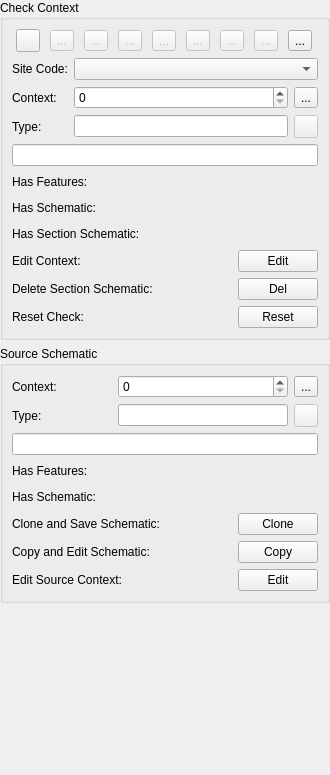
<?xml version="1.0" encoding="UTF-8"?>
<ui version="4.0">
 <class>SchematicWidget</class>
 <widget class="QWidget" name="SchematicWidget">
  <property name="geometry">
   <rect>
    <x>0</x>
    <y>0</y>
    <width>330</width>
    <height>775</height>
   </rect>
  </property>
  <property name="windowTitle">
   <string>Form</string>
  </property>
  <layout class="QGridLayout" name="gridLayout">
   <property name="margin">
    <number>0</number>
   </property>
   <item row="2" column="0">
    <spacer name="verticalSpacer">
     <property name="orientation">
      <enum>Qt::Vertical</enum>
     </property>
     <property name="sizeHint" stdset="0">
      <size>
       <width>14</width>
       <height>17</height>
      </size>
     </property>
    </spacer>
   </item>
   <item row="0" column="0">
    <widget class="QGroupBox" name="checkGroup">
     <property name="title">
      <string>Check Context</string>
     </property>
     <layout class="QGridLayout" name="gridLayout_4">
      <item row="4" column="0">
       <layout class="QGridLayout" name="gridLayout_5">
        <item row="2" column="1">
         <spacer name="schematicSpacer">
          <property name="orientation">
           <enum>Qt::Horizontal</enum>
          </property>
          <property name="sizeHint" stdset="0">
           <size>
            <width>40</width>
            <height>20</height>
           </size>
          </property>
         </spacer>
        </item>
        <item row="2" column="2">
         <widget class="QLabel" name="schematicStatusLabel">
          <property name="text">
           <string/>
          </property>
          <property name="pixmap">
           <pixmap resource="resources.qrc">:/plugins/ark/plan/statusUnknown.png</pixmap>
          </property>
         </widget>
        </item>
        <item row="1" column="1">
         <spacer name="featureDataSpacer">
          <property name="orientation">
           <enum>Qt::Horizontal</enum>
          </property>
          <property name="sizeHint" stdset="0">
           <size>
            <width>40</width>
            <height>20</height>
           </size>
          </property>
         </spacer>
        </item>
        <item row="3" column="1">
         <spacer name="sectionSchematicSpacer">
          <property name="orientation">
           <enum>Qt::Horizontal</enum>
          </property>
          <property name="sizeHint" stdset="0">
           <size>
            <width>40</width>
            <height>20</height>
           </size>
          </property>
         </spacer>
        </item>
        <item row="1" column="2">
         <widget class="QLabel" name="featureDataStatusLabel">
          <property name="text">
           <string/>
          </property>
          <property name="pixmap">
           <pixmap resource="resources.qrc">:/plugins/ark/plan/statusUnknown.png</pixmap>
          </property>
         </widget>
        </item>
        <item row="2" column="0">
         <widget class="QLabel" name="schematicLabel">
          <property name="text">
           <string>Has Schematic:</string>
          </property>
         </widget>
        </item>
        <item row="1" column="0">
         <widget class="QLabel" name="featureDataLabel">
          <property name="text">
           <string>Has Features:</string>
          </property>
         </widget>
        </item>
        <item row="3" column="2">
         <widget class="QLabel" name="sectionSchematicStatusLabel">
          <property name="text">
           <string/>
          </property>
          <property name="pixmap">
           <pixmap resource="resources.qrc">:/plugins/ark/plan/statusUnknown.png</pixmap>
          </property>
         </widget>
        </item>
        <item row="3" column="0">
         <widget class="QLabel" name="sectionSchematicLabel">
          <property name="text">
           <string>Has Section Schematic:</string>
          </property>
         </widget>
        </item>
       </layout>
      </item>
      <item row="5" column="0">
       <layout class="QGridLayout" name="gridLayout_6">
        <item row="2" column="0">
         <widget class="QLabel" name="resetLabel">
          <property name="text">
           <string>Reset Check:</string>
          </property>
         </widget>
        </item>
        <item row="0" column="0">
         <widget class="QLabel" name="editContexLabel">
          <property name="text">
           <string>Edit Context:</string>
          </property>
          <property name="buddy">
           <cstring>editContextButton</cstring>
          </property>
         </widget>
        </item>
        <item row="1" column="0">
         <widget class="QLabel" name="deleteSectionLabel">
          <property name="text">
           <string>Delete Section Schematic:</string>
          </property>
         </widget>
        </item>
        <item row="1" column="2">
         <widget class="QPushButton" name="deleteSectionButton">
          <property name="text">
           <string>Del</string>
          </property>
         </widget>
        </item>
        <item row="1" column="1">
         <spacer name="horizontalSpacer">
          <property name="orientation">
           <enum>Qt::Horizontal</enum>
          </property>
          <property name="sizeHint" stdset="0">
           <size>
            <width>40</width>
            <height>20</height>
           </size>
          </property>
         </spacer>
        </item>
        <item row="0" column="1">
         <spacer name="editContextSpacer">
          <property name="orientation">
           <enum>Qt::Horizontal</enum>
          </property>
          <property name="sizeHint" stdset="0">
           <size>
            <width>40</width>
            <height>20</height>
           </size>
          </property>
         </spacer>
        </item>
        <item row="0" column="2">
         <widget class="QPushButton" name="editContextButton">
          <property name="text">
           <string>Edit</string>
          </property>
         </widget>
        </item>
        <item row="2" column="1">
         <spacer name="resetSpacer">
          <property name="orientation">
           <enum>Qt::Horizontal</enum>
          </property>
          <property name="sizeHint" stdset="0">
           <size>
            <width>40</width>
            <height>20</height>
           </size>
          </property>
         </spacer>
        </item>
        <item row="2" column="2">
         <widget class="QPushButton" name="resetButton">
          <property name="text">
           <string>Reset</string>
          </property>
         </widget>
        </item>
       </layout>
      </item>
      <item row="1" column="0">
       <layout class="QGridLayout" name="gridLayout_2">
        <item row="1" column="2">
         <layout class="QHBoxLayout" name="horizontalLayout_2">
          <item>
           <widget class="QSpinBox" name="contextSpin">
            <property name="toolTip">
             <string>&lt;html&gt;&lt;head/&gt;&lt;body&gt;&lt;p&gt;Enter Context to find&lt;/p&gt;&lt;/body&gt;&lt;/html&gt;</string>
            </property>
            <property name="maximum">
             <number>99999</number>
            </property>
           </widget>
          </item>
          <item>
           <widget class="QToolButton" name="findContextTool">
            <property name="toolTip">
             <string>&lt;html&gt;&lt;head/&gt;&lt;body&gt;&lt;p&gt;Pan to Context&lt;/p&gt;&lt;/body&gt;&lt;/html&gt;</string>
            </property>
            <property name="text">
             <string>...</string>
            </property>
            <property name="icon">
             <iconset resource="resources.qrc">
              <normaloff>:/plugins/ark/plan/search.svg</normaloff>:/plugins/ark/plan/search.svg</iconset>
            </property>
           </widget>
          </item>
         </layout>
        </item>
        <item row="0" column="0" colspan="2">
         <widget class="QLabel" name="siteCodeLabel">
          <property name="text">
           <string>Site Code:</string>
          </property>
          <property name="buddy">
           <cstring>siteCodeCombo</cstring>
          </property>
         </widget>
        </item>
        <item row="0" column="2">
         <widget class="QComboBox" name="siteCodeCombo"/>
        </item>
        <item row="3" column="0" colspan="3">
         <widget class="QLineEdit" name="contextDescriptionEdit">
          <property name="readOnly">
           <bool>true</bool>
          </property>
         </widget>
        </item>
        <item row="2" column="0" colspan="2">
         <widget class="QLabel" name="arkDataLabel">
          <property name="text">
           <string>Type:</string>
          </property>
         </widget>
        </item>
        <item row="1" column="0" colspan="2">
         <widget class="QLabel" name="contextLabel">
          <property name="text">
           <string>Context:</string>
          </property>
         </widget>
        </item>
        <item row="2" column="2">
         <layout class="QHBoxLayout" name="horizontalLayout_4">
          <item>
           <widget class="QLineEdit" name="contextTypeEdit">
            <property name="frame">
             <bool>true</bool>
            </property>
            <property name="readOnly">
             <bool>true</bool>
            </property>
           </widget>
          </item>
          <item>
           <widget class="QToolButton" name="openContextTool">
            <property name="enabled">
             <bool>false</bool>
            </property>
            <property name="text">
             <string/>
            </property>
            <property name="icon">
             <iconset resource="resources.qrc">
              <normaloff>:/plugins/ark/data/openData.svg</normaloff>:/plugins/ark/data/openData.svg</iconset>
            </property>
           </widget>
          </item>
         </layout>
        </item>
       </layout>
      </item>
      <item row="0" column="0">
       <layout class="QHBoxLayout" name="horizontalLayout_3">
        <item>
         <widget class="QToolButton" name="loadArkTool">
          <property name="enabled">
           <bool>true</bool>
          </property>
          <property name="text">
           <string/>
          </property>
          <property name="icon">
           <iconset resource="resources.qrc">
            <normaloff>:/plugins/ark/data/loadData.svg</normaloff>:/plugins/ark/data/loadData.svg</iconset>
          </property>
         </widget>
        </item>
        <item>
         <widget class="QToolButton" name="firstContextTool">
          <property name="enabled">
           <bool>false</bool>
          </property>
          <property name="toolTip">
           <string>Go First Context</string>
          </property>
          <property name="text">
           <string>...</string>
          </property>
          <property name="icon">
           <iconset resource="resources.qrc">
            <normaloff>:/plugins/ark/data/goFirstItem.svg</normaloff>:/plugins/ark/data/goFirstItem.svg</iconset>
          </property>
         </widget>
        </item>
        <item>
         <widget class="QToolButton" name="prevMissingTool">
          <property name="enabled">
           <bool>false</bool>
          </property>
          <property name="toolTip">
           <string>Go Previous Missing Schematic</string>
          </property>
          <property name="text">
           <string>...</string>
          </property>
          <property name="icon">
           <iconset resource="resources.qrc">
            <normaloff>:/plugins/ark/data/goPrevMissing.svg</normaloff>:/plugins/ark/data/goPrevMissing.svg</iconset>
          </property>
         </widget>
        </item>
        <item>
         <widget class="QToolButton" name="prevContextTool">
          <property name="enabled">
           <bool>false</bool>
          </property>
          <property name="toolTip">
           <string>Go Previous Context</string>
          </property>
          <property name="text">
           <string>...</string>
          </property>
          <property name="icon">
           <iconset resource="resources.qrc">
            <normaloff>:/plugins/ark/data/goPrevItem.svg</normaloff>:/plugins/ark/data/goPrevItem.svg</iconset>
          </property>
         </widget>
        </item>
        <item>
         <widget class="QToolButton" name="nextContextTool">
          <property name="enabled">
           <bool>false</bool>
          </property>
          <property name="toolTip">
           <string>Go Next Context</string>
          </property>
          <property name="text">
           <string>...</string>
          </property>
          <property name="icon">
           <iconset resource="resources.qrc">
            <normaloff>:/plugins/ark/data/goNextItem.svg</normaloff>:/plugins/ark/data/goNextItem.svg</iconset>
          </property>
         </widget>
        </item>
        <item>
         <widget class="QToolButton" name="nextMissingTool">
          <property name="enabled">
           <bool>false</bool>
          </property>
          <property name="toolTip">
           <string>Go Next Missing Schematic</string>
          </property>
          <property name="text">
           <string>...</string>
          </property>
          <property name="icon">
           <iconset resource="resources.qrc">
            <normaloff>:/plugins/ark/data/goNextMissing.svg</normaloff>:/plugins/ark/data/goNextMissing.svg</iconset>
          </property>
         </widget>
        </item>
        <item>
         <widget class="QToolButton" name="lastContextTool">
          <property name="enabled">
           <bool>false</bool>
          </property>
          <property name="toolTip">
           <string>Go Last Context</string>
          </property>
          <property name="text">
           <string>...</string>
          </property>
          <property name="icon">
           <iconset resource="resources.qrc">
            <normaloff>:/plugins/ark/data/goLastItem.svg</normaloff>:/plugins/ark/data/goLastItem.svg</iconset>
          </property>
         </widget>
        </item>
        <item>
         <widget class="QToolButton" name="schematicReportTool">
          <property name="enabled">
           <bool>false</bool>
          </property>
          <property name="text">
           <string>...</string>
          </property>
          <property name="icon">
           <iconset resource="resources.qrc">
            <normaloff>:/plugins/ark/plan/schematicReport.svg</normaloff>:/plugins/ark/plan/schematicReport.svg</iconset>
          </property>
         </widget>
        </item>
        <item>
         <widget class="ActionSettingsTool" name="actionSettingsTool">
          <property name="text">
           <string>...</string>
          </property>
          <property name="icon">
           <iconset resource="resources.qrc">
            <normaloff>:/plugins/ark/settings.svg</normaloff>:/plugins/ark/settings.svg</iconset>
          </property>
          <property name="popupMode">
           <enum>QToolButton::InstantPopup</enum>
          </property>
         </widget>
        </item>
       </layout>
      </item>
     </layout>
    </widget>
   </item>
   <item row="1" column="0">
    <widget class="QGroupBox" name="cloneGroup">
     <property name="title">
      <string>Source Schematic</string>
     </property>
     <layout class="QGridLayout" name="gridLayout_8">
      <item row="1" column="0">
       <layout class="QGridLayout" name="gridLayout_3">
        <item row="1" column="1">
         <spacer name="sourceSchematicSpacer">
          <property name="orientation">
           <enum>Qt::Horizontal</enum>
          </property>
          <property name="sizeHint" stdset="0">
           <size>
            <width>40</width>
            <height>20</height>
           </size>
          </property>
         </spacer>
        </item>
        <item row="1" column="0">
         <widget class="QLabel" name="sourceSchematicLabel">
          <property name="text">
           <string>Has Schematic:</string>
          </property>
         </widget>
        </item>
        <item row="1" column="2">
         <widget class="QLabel" name="sourceSchematicStatusLabel">
          <property name="text">
           <string/>
          </property>
          <property name="pixmap">
           <pixmap resource="resources.qrc">:/plugins/ark/plan/statusUnknown.png</pixmap>
          </property>
         </widget>
        </item>
        <item row="0" column="0">
         <widget class="QLabel" name="sourceFeatureDataLabel">
          <property name="text">
           <string>Has Features:</string>
          </property>
         </widget>
        </item>
        <item row="0" column="1">
         <spacer name="sourceFeatureDataSpacer">
          <property name="orientation">
           <enum>Qt::Horizontal</enum>
          </property>
          <property name="sizeHint" stdset="0">
           <size>
            <width>40</width>
            <height>20</height>
           </size>
          </property>
         </spacer>
        </item>
        <item row="0" column="2">
         <widget class="QLabel" name="sourceFeatureDataStatusLabel">
          <property name="text">
           <string/>
          </property>
          <property name="pixmap">
           <pixmap resource="resources.qrc">:/plugins/ark/plan/statusUnknown.png</pixmap>
          </property>
         </widget>
        </item>
       </layout>
      </item>
      <item row="2" column="0">
       <layout class="QGridLayout" name="gridLayout_7">
        <item row="0" column="0">
         <widget class="QLabel" name="cloneSourceLabel">
          <property name="text">
           <string>Clone and Save Schematic:</string>
          </property>
          <property name="buddy">
           <cstring>cloneSourceButton</cstring>
          </property>
         </widget>
        </item>
        <item row="0" column="1">
         <spacer name="horizontalSpacer_3">
          <property name="orientation">
           <enum>Qt::Horizontal</enum>
          </property>
          <property name="sizeHint" stdset="0">
           <size>
            <width>40</width>
            <height>20</height>
           </size>
          </property>
         </spacer>
        </item>
        <item row="0" column="2">
         <widget class="QPushButton" name="cloneSourceButton">
          <property name="text">
           <string>Clone</string>
          </property>
         </widget>
        </item>
        <item row="1" column="0">
         <widget class="QLabel" name="copySourceLabel">
          <property name="text">
           <string>Copy and Edit Schematic:</string>
          </property>
          <property name="buddy">
           <cstring>copySourceButton</cstring>
          </property>
         </widget>
        </item>
        <item row="1" column="1">
         <spacer name="horizontalSpacer_4">
          <property name="orientation">
           <enum>Qt::Horizontal</enum>
          </property>
          <property name="sizeHint" stdset="0">
           <size>
            <width>40</width>
            <height>20</height>
           </size>
          </property>
         </spacer>
        </item>
        <item row="1" column="2">
         <widget class="QPushButton" name="copySourceButton">
          <property name="text">
           <string>Copy</string>
          </property>
         </widget>
        </item>
        <item row="2" column="0">
         <widget class="QLabel" name="editSourceLabel">
          <property name="text">
           <string>Edit Source Context:</string>
          </property>
          <property name="buddy">
           <cstring>editSourceButton</cstring>
          </property>
         </widget>
        </item>
        <item row="2" column="1">
         <spacer name="horizontalSpacer_5">
          <property name="orientation">
           <enum>Qt::Horizontal</enum>
          </property>
          <property name="sizeHint" stdset="0">
           <size>
            <width>40</width>
            <height>20</height>
           </size>
          </property>
         </spacer>
        </item>
        <item row="2" column="2">
         <widget class="QPushButton" name="editSourceButton">
          <property name="text">
           <string>Edit</string>
          </property>
         </widget>
        </item>
       </layout>
      </item>
      <item row="0" column="0">
       <layout class="QGridLayout" name="gridLayout_10">
        <item row="1" column="0">
         <widget class="QLabel" name="sourceContextTypeLabel">
          <property name="text">
           <string>Type:</string>
          </property>
         </widget>
        </item>
        <item row="1" column="1" colspan="2">
         <layout class="QHBoxLayout" name="horizontalLayout_6">
          <item>
           <widget class="QLineEdit" name="sourceContextTypeEdit">
            <property name="frame">
             <bool>true</bool>
            </property>
            <property name="readOnly">
             <bool>true</bool>
            </property>
           </widget>
          </item>
          <item>
           <widget class="QToolButton" name="openSourceContextTool">
            <property name="enabled">
             <bool>false</bool>
            </property>
            <property name="text">
             <string/>
            </property>
            <property name="icon">
             <iconset resource="resources.qrc">
              <normaloff>:/plugins/ark/data/openData.svg</normaloff>:/plugins/ark/data/openData.svg</iconset>
            </property>
           </widget>
          </item>
         </layout>
        </item>
        <item row="2" column="0" colspan="3">
         <widget class="QLineEdit" name="sourceContextDescriptionEdit">
          <property name="readOnly">
           <bool>true</bool>
          </property>
         </widget>
        </item>
        <item row="0" column="0">
         <widget class="QLabel" name="sourceContextLabel">
          <property name="text">
           <string>Context:</string>
          </property>
          <property name="buddy">
           <cstring>sourceContextSpin</cstring>
          </property>
         </widget>
        </item>
        <item row="0" column="1" colspan="2">
         <layout class="QHBoxLayout" name="horizontalLayout_7">
          <item>
           <widget class="QSpinBox" name="sourceContextSpin">
            <property name="toolTip">
             <string>&lt;html&gt;&lt;head/&gt;&lt;body&gt;&lt;p&gt;Enter Source Context to find&lt;/p&gt;&lt;/body&gt;&lt;/html&gt;</string>
            </property>
            <property name="maximum">
             <number>99999</number>
            </property>
           </widget>
          </item>
          <item>
           <widget class="QToolButton" name="findSourceTool">
            <property name="toolTip">
             <string>&lt;html&gt;&lt;head/&gt;&lt;body&gt;&lt;p&gt;Pan to Context&lt;/p&gt;&lt;/body&gt;&lt;/html&gt;</string>
            </property>
            <property name="text">
             <string>...</string>
            </property>
            <property name="icon">
             <iconset resource="resources.qrc">
              <normaloff>:/plugins/ark/plan/search.svg</normaloff>:/plugins/ark/plan/search.svg</iconset>
            </property>
           </widget>
          </item>
         </layout>
        </item>
       </layout>
      </item>
     </layout>
    </widget>
   </item>
  </layout>
 </widget>
 <customwidgets>
  <customwidget>
   <class>ActionSettingsTool</class>
   <extends>QToolButton</extends>
   <header>action_settings_tool.h</header>
  </customwidget>
 </customwidgets>
 <tabstops>
  <tabstop>cloneSourceButton</tabstop>
  <tabstop>copySourceButton</tabstop>
  <tabstop>editSourceButton</tabstop>
  <tabstop>siteCodeCombo</tabstop>
 </tabstops>
 <resources>
  <include location="resources.qrc"/>
 </resources>
 <connections/>
</ui>
